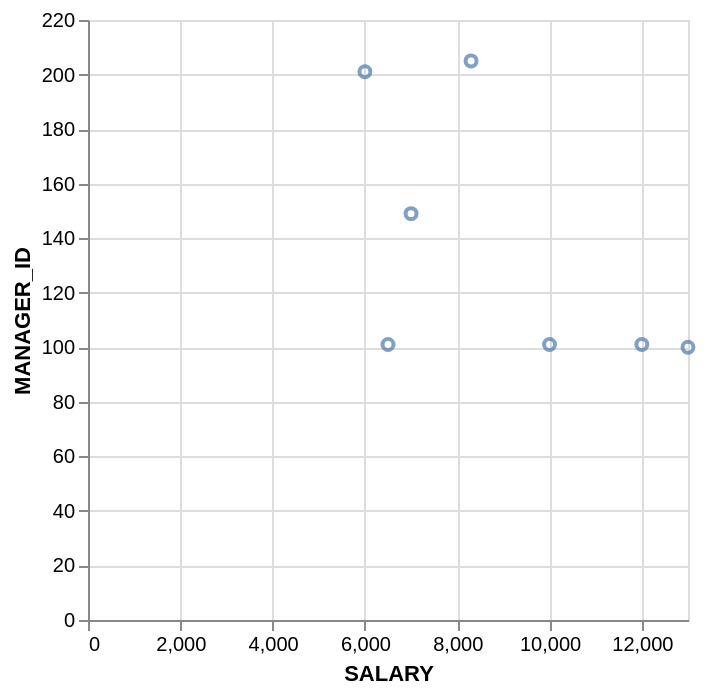

Describe this chart as a Vega-Lite specification.
### Vega-Lite specification from a JSON file in a GitHub repository (floating-point values rounded to 4 significant figures)
{"data": {"values": [{"x_data": 7000, "y_data": 149}, {"x_data": 13000, "y_data": 100}, {"x_data": 6000, "y_data": 201}, {"x_data": 6500, "y_data": 101}, {"x_data": 10000, "y_data": 101}, {"x_data": 12000, "y_data": 101}, {"x_data": 8300, "y_data": 205}]}, "mark": "point", "encoding": {"x": {"field": "x_data", "type": "quantitative", "title": "SALARY"}, "y": {"field": "y_data", "type": "quantitative", "title": "MANAGER_ID"}}}
